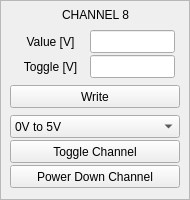
     <widget class="QFrame" name="frame_24">
      <property name="geometry">
       <rect>
        <x>230</x>
        <y>20</y>
        <width>190</width>
        <height>200</height>
       </rect>
      </property>
      <property name="frameShape">
       <enum>QFrame::StyledPanel</enum>
      </property>
      <property name="frameShadow">
       <enum>QFrame::Raised</enum>
      </property>
      <widget class="QLabel" name="label_128">
       <property name="geometry">
        <rect>
         <x>0</x>
         <y>5</y>
         <width>191</width>
         <height>20</height>
        </rect>
       </property>
       <property name="text">
        <string>CHANNEL 8</string>
       </property>
       <property name="alignment">
        <set>Qt::AlignCenter</set>
       </property>
      </widget>
      <widget class="QLineEdit" name="ledt_wr8_t1">
       <property name="geometry">
        <rect>
         <x>90</x>
         <y>55</y>
         <width>85</width>
         <height>23</height>
        </rect>
       </property>
      </widget>
      <widget class="QLabel" name="label_129">
       <property name="geometry">
        <rect>
         <x>10</x>
         <y>55</y>
         <width>81</width>
         <height>23</height>
        </rect>
       </property>
       <property name="text">
        <string>Toggle [V]</string>
       </property>
       <property name="alignment">
        <set>Qt::AlignCenter</set>
       </property>
      </widget>
      <widget class="QPushButton" name="pB_wr_up8_t">
       <property name="geometry">
        <rect>
         <x>10</x>
         <y>85</y>
         <width>170</width>
         <height>23</height>
        </rect>
       </property>
       <property name="text">
        <string>Write</string>
       </property>
      </widget>
      <widget class="QPushButton" name="pB_pd8_t">
       <property name="geometry">
        <rect>
         <x>10</x>
         <y>165</y>
         <width>170</width>
         <height>23</height>
        </rect>
       </property>
       <property name="text">
        <string>Power Down Channel</string>
       </property>
       <property name="checkable">
        <bool>true</bool>
       </property>
      </widget>
      <widget class="QLabel" name="label_139">
       <property name="geometry">
        <rect>
         <x>10</x>
         <y>30</y>
         <width>81</width>
         <height>23</height>
        </rect>
       </property>
       <property name="text">
        <string>Value [V]</string>
       </property>
       <property name="alignment">
        <set>Qt::AlignCenter</set>
       </property>
      </widget>
      <widget class="QLineEdit" name="ledt_wr8_t0">
       <property name="geometry">
        <rect>
         <x>90</x>
         <y>30</y>
         <width>85</width>
         <height>23</height>
        </rect>
       </property>
      </widget>
      <widget class="QComboBox" name="cBox_span8_t">
       <property name="geometry">
        <rect>
         <x>10</x>
         <y>115</y>
         <width>170</width>
         <height>23</height>
        </rect>
       </property>
       <property name="sizePolicy">
        <sizepolicy hsizetype="Preferred" vsizetype="Fixed">
         <horstretch>0</horstretch>
         <verstretch>0</verstretch>
        </sizepolicy>
       </property>
       <item>
        <property name="text">
         <string>0V to 5V </string>
        </property>
       </item>
       <item>
        <property name="text">
         <string>-2.5V to + 2.5V</string>
        </property>
       </item>
       <item>
        <property name="text">
         <string>-5V to +5V</string>
        </property>
       </item>
      </widget>
      <widget class="QPushButton" name="pB_toggle_s_8">
       <property name="geometry">
        <rect>
         <x>10</x>
         <y>140</y>
         <width>170</width>
         <height>23</height>
        </rect>
       </property>
       <property name="text">
        <string>Toggle Channel</string>
       </property>
       <property name="checkable">
        <bool>true</bool>
       </property>
      </widget>
     </widget>
